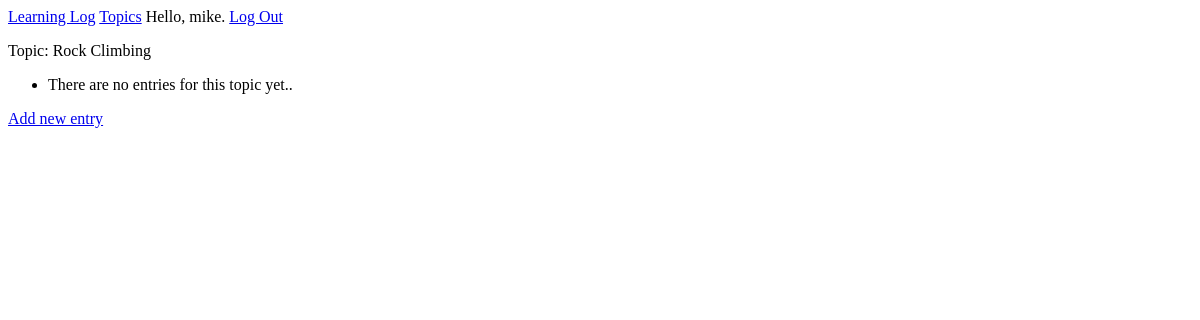
The page /topics/1/ (signed in) on the database as committed earlier.
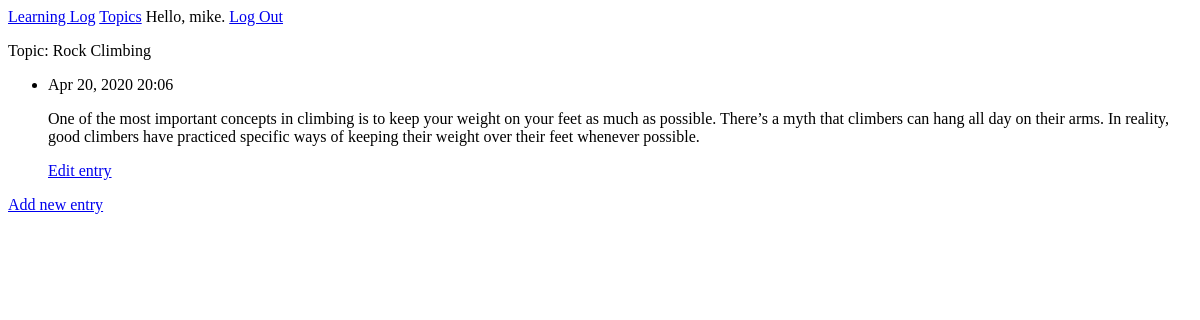
The same page on the database as committed later.
### learning_logs/models.py (models this page shows, shortened)
class Entry(models.Model):
    topic = models.ForeignKey(Topic, on_delete=models.CASCADE)
    text = models.TextField()
    date_added = models.DateTimeField(auto_now_add=True)
    class Meta:
        verbose_name_plural = 'entries'

### learning_logs/views.py (the view)
# urls.py: path('topics/<int:topic_id>/', views.topic, name='topic'),
@login_required
def topic(request, topic_id):
    topic = Topic.objects.get(id=topic_id)
    if topic.owner != request.user:
        raise Http404
    entries = topic.entry_set.order_by('-date_added')
    context = {'topic':topic, 'entries':entries}
    return render(request, 'learning_logs/topic.html',context)

### learning_logs/models.py (called while the page is built)
    def __str__(self):
        return self.text

### learning_logs/templates/learning_logs/topic.html
{%extends "learning_logs/base.html" %}
{% block content %}
    <p>Topic: {{ topic }}</p>
    <ul>
        {% for entry in entries %}
        <li>
            <p>{{ entry.date_added|date:'M d, Y H:i' }}</p>
            <p>{{ entry.text|linebreaks }}</p>
            <p>
                <a href="{% url 'learning_logs:edit_entry' entry.id %}">Edit entry</a>
            </p>
        </li>
        {% empty %}
            <li>There are no entries for this topic yet..</li>
        {% endfor %}
    </ul>
    <p>
        <a href="{% url 'learning_logs:new_entry' topic.id %}">Add new entry</a>
    </p>
{% endblock content%}

Rows that differ between the two databases and show on the page:
added Entry: date_added "Apr 20, 2020 20:06", text "One of the most important concepts in climbing is to keep your weight on your feet as much as possible. There’s a myth that climbers can hang all day on their arms. In reality, good climbers have practiced specific ways of keeping their weight over their feet whenever possible."
Other text that changed with them:
text no longer shown: "There are no entries for this topic yet.."
